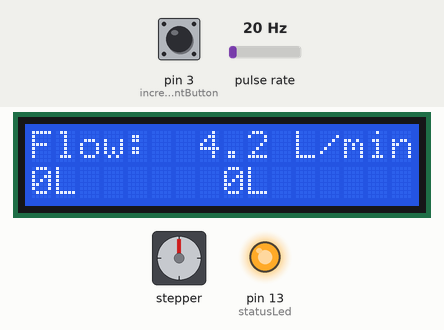
This program was run on a simulated Arduino Uno, built with avr-gcc and run on an emulated ATmega328P. On the bench: 16×2 character LCD, stepper motor, output pins drawn as LEDs (lit = HIGH). Wiring (inferred from the names in the program): pulse sensor: data pin 2. The inputs (shaded band) are chosen by the test bench; at power-on: pulse rate 20 Hz, pin 3 (incrementButton) HIGH. Stepper angles assume 200 steps per turn; what the program prints to the serial monitor is not drawn.

Above: at 1.6 s.
1.7 s: pulse rate (sensor on pin 2) set to 42 Hz
At 4.2 s:
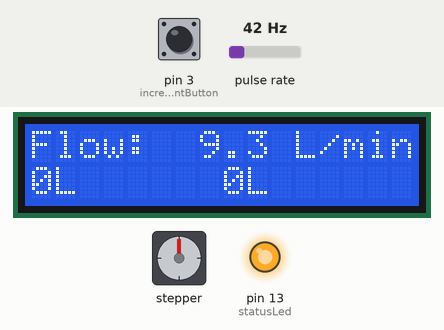
4.5 s: pulse rate (sensor on pin 2) set to 47 Hz
At 6.98 s:
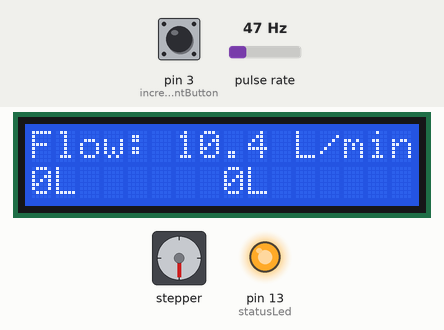
7.5 s: pin 3 (incrementButton) pulled LOW for 1 s
At 9.4 s:
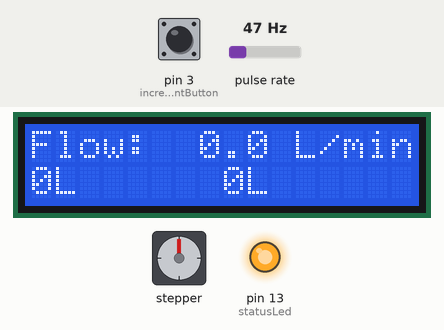
Timing chart, 0 to 10.9 s (numbered marks = the images above; inputs shaded):
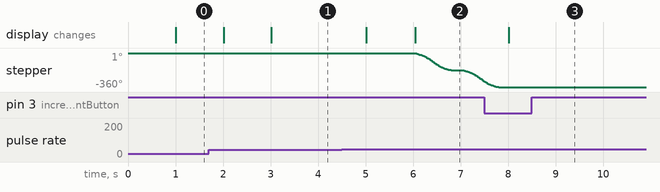

The program:

main.cpp
```cpp
#include <LiquidCrystal.h>
#include <AccelStepper.h>

// Initialize the LCD display
LiquidCrystal lcd(8, 9, 4, 5, 6, 7);

// Specify the pins for the indicator LED and flow rate adjustment buttons
byte statusLed = 13;
byte incrementButton = 3;
byte decrementButton = 4;

byte sensorInterrupt = 0; // 0 = pin 2; 1 = pin 3
byte sensorPin = 2;

// The hall-effect flow sensor outputs approximately 4.5 pulses per second per
// litre/minute of flow.
float calibrationFactor = 4.5;

volatile byte pulseCount;

float flowRate;
unsigned int flowMilliLitres;
unsigned long totalMilliLitresA;
unsigned long totalMilliLitresB;

unsigned long oldTime;

// Initialize the A4988 stepper motor driver
AccelStepper stepper(1, 10, 11); // (driver mode, step pin, direction pin)
int stepsPerRevolution = 200;

// Set the threshold for turning on the stepper (adjust as needed)
const float flowThreshold = 10.0;


void pulseCounter() {
  pulseCount++;
}


void setup() {
  lcd.begin(16, 2);
  stepper.setMaxSpeed(1000);
  stepper.setAcceleration(500);
  stepper.setSpeed(500);

  pinMode(incrementButton, INPUT_PULLUP);
  pinMode(decrementButton, INPUT_PULLUP);

  Serial.begin(38400);
  pinMode(statusLed, OUTPUT);
  digitalWrite(statusLed, HIGH);
  pinMode(sensorPin, INPUT);
  digitalWrite(sensorPin, HIGH);

  pulseCount = 0;
  flowRate = 0.0;
  flowMilliLitres = 0;
  totalMilliLitresA = 0;
  totalMilliLitresB = 0;
  oldTime = 0;

  attachInterrupt(sensorInterrupt, pulseCounter, FALLING);
}

void loop() {
  if (digitalRead(incrementButton) == LOW) {
    calibrationFactor += 0.1;
  }

  if (digitalRead(decrementButton) == LOW) {
    calibrationFactor -= 0.1;
  }

  if ((millis() - oldTime) > 1000) {
    detachInterrupt(sensorInterrupt);
    flowRate = ((1000.0 / (millis() - oldTime)) * pulseCount) / calibrationFactor;
    oldTime = millis();
    flowMilliLitres = (flowRate / 60) * 1000;
    totalMilliLitresA += flowMilliLitres;
    totalMilliLitresB += flowMilliLitres;

    unsigned int frac;
    Serial.print(int(flowRate));
    Serial.print(".");
    frac = (flowRate - int(flowRate)) * 10;
    Serial.print(frac, DEC);
    Serial.print(" ");
    Serial.print(flowMilliLitres);
    Serial.print(" ");
    Serial.print(totalMilliLitresA);
    Serial.print(" ");
    Serial.println(totalMilliLitresB);

    lcd.setCursor(0, 0);
    lcd.print("                ");
    lcd.setCursor(0, 0);
    lcd.print("Flow: ");
    if (int(flowRate) < 10) {
      lcd.print(" ");
    }
    lcd.print(int(flowRate));
    lcd.print('.');
    lcd.print(frac, DEC);
    lcd.print(" L");
    lcd.print("/min");

    lcd.setCursor(0, 1);
    lcd.print(int(totalMilliLitresA / 1000));
    lcd.print("L");
    lcd.setCursor(8, 1);
    lcd.print(int(totalMilliLitresB / 1000));
    lcd.print("L");

    pulseCount = 0;
    attachInterrupt(sensorInterrupt, pulseCounter, FALLING);

    if (flowRate > flowThreshold) {
      // Flow rate exceeds the threshold, decrease the flow by turning the stepper motor
      stepper.move(-100); // Adjust the number of steps as needed
      stepper.runToPosition();
    } else if (flowRate < -flowThreshold) {
      // Flow rate is below the negative threshold, increase the flow by turning the stepper motor
      stepper.move(100); // Adjust the number of steps as needed
      stepper.runToPosition();
    }
  }
}
```

Measured:
- the behaviour switches between 45 and 46 Hz on pulse rate (sensor on pin 2) (found by bisection; images 1 and 2)
- after the input at 1.7 s, the display: first changes after 0.31 s (image 1 shows a later state)
- after the input at 4.5 s, stepper: keeps turning counter-clockwise at about 203°/s, starting after 1.5 s; the display: first changes after 0.51 s (image 2 shows a later state)
- after the input at 7.5 s, stepper: goes on until 7.8 s, then stays -360°
